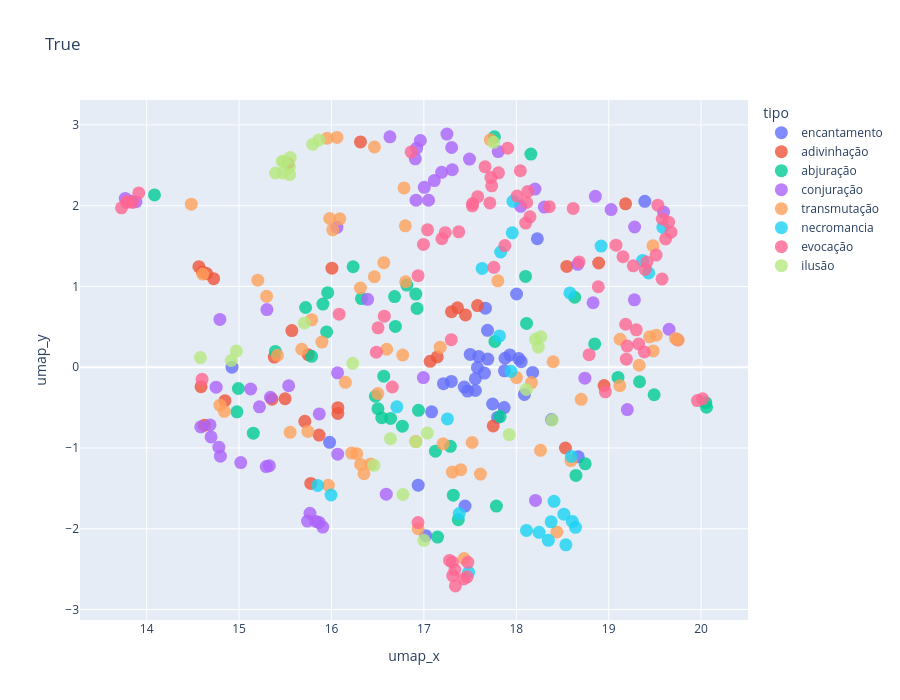

The code cell stored with this chart in its notebook:
### Code cell
def plot_umap(X_in, df, title="Visualização UMAP das Magias (TF-IDF)", to_array=True):
    import plotly.express as px
    import umap
    import textwrap

    # Converte a matriz TF-IDF para array denso
    X = X_in.toarray() if to_array else X_in

    # Redução de dimensionalidade com UMAP
    X_umap = umap.UMAP(random_state=42).fit_transform(X)

    # Adiciona coordenadas ao DataFrame
    df["umap_x"] = X_umap[:, 0]
    df["umap_y"] = X_umap[:, 1]

    # Formata o texto para exibição no hover
    df["texto_hover"] = df["texto"].apply(lambda t: "<br>".join(textwrap.wrap(t, width=80)))

    # Gráfico interativo com Plotly
    fig = px.scatter(
        df,
        x="umap_x",
        y="umap_y",
        color="tipo",
        hover_name="nome",
        hover_data={
            "nivel": True,
            "tipo": True,
            "texto_hover": True,
            "texto": False,
            "umap_x": False,
            "umap_y": False
        },
        title=title,
        labels={"nivel": "Nível da magia"},
        width=900,
        height=700
    )

    # Aumenta o tamanho dos pontos
    fig.update_traces(marker=dict(size=13, opacity=0.8))

    return fig

# Chamada da função
fig = plot_umap(X_tfidf, df, "Visualização UMAP das Magias (TF-IDF)", True)
fig.show()
